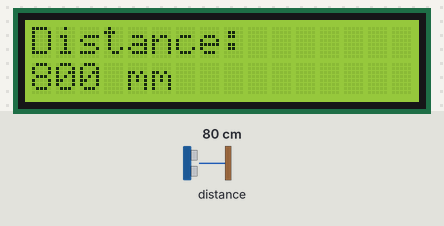
A sketch run on a simulated Arduino Uno, built with avr-gcc and run on an emulated ATmega328P. Shown: 16×2 character LCD. The test bench sets the inputs (shaded band); at power-on: distance to the obstacle 80 cm. What the sketch prints to the serial monitor is not drawn.

Above: at 2.2 s.
2.3 s: distance to the obstacle set to 250 cm
At 2.8 s:
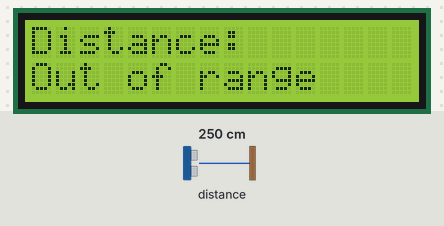
3.9 s: distance to the obstacle set to 2 cm
At 4.4 s:
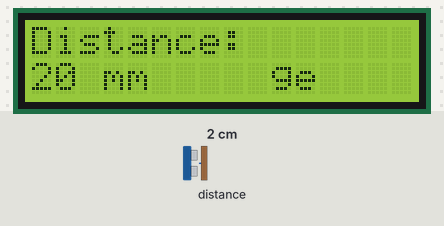
5.5 s: distance to the obstacle set to 18 cm
At 6.4 s:
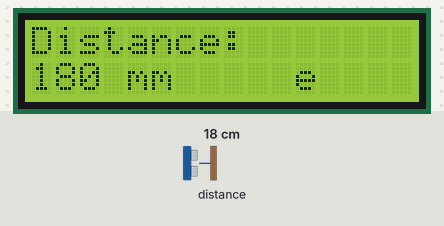
7.0 s: distance to the obstacle set to 120 cm
At 8.3 s:
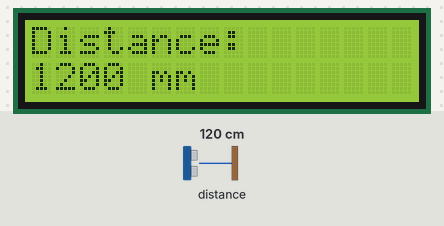
8.6 s: distance to the obstacle set to 299 cm
At 9.9 s:
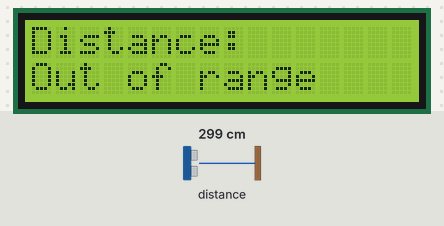
Timing chart, 0 to 11.2 s (numbered marks = the images above; inputs shaded):
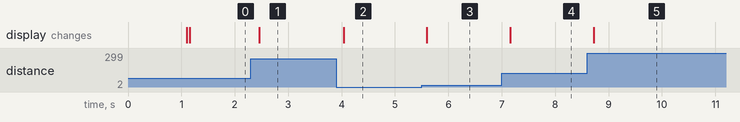

The sketch:

VL53L0X_LCD_Distance.ino
```cpp
#include <Wire.h>
#include <Adafruit_VL53L0X.h>
#include <LiquidCrystal_I2C.h>  // LCD 라이브러리

// 객체 생성
Adafruit_VL53L0X lox = Adafruit_VL53L0X();
LiquidCrystal_I2C lcd(0x27, 16, 2);  // I2C LCD 주소 0x27, 16x2

void setup() {
  Serial.begin(115200);

  while (!Serial) {
    delay(1);  // USB 연결 대기 (native USB 보드용)
  }

  // LCD 초기화
  lcd.init();
  lcd.backlight();
  lcd.setCursor(0, 0);
  lcd.print("VL53L0X Start...");

  // 센서 초기화
  Serial.println("Adafruit VL53L0X test");
  if (!lox.begin()) {
    Serial.println(F("Failed to boot VL53L0X"));
    lcd.clear();
    lcd.print("Sensor Fail");
    while (1);  // 초기화 실패 시 멈춤
  }

  Serial.println(F("VL53L0X\n\n"));
  lcd.clear();
  lcd.print("Sensor Ready");
  delay(1000);
  lcd.clear();
}

void loop() {

  VL53L0X_RangingMeasurementData_t measure;

  Serial.print("Reading a measurement... ");
  lox.rangingTest(&measure, false);

  if (measure.RangeStatus != 4) {
    // 정상 측정
    Serial.print("Distance (mm): ");
    Serial.println(measure.RangeMilliMeter);

    lcd.setCursor(0, 0);
    lcd.print("Distance:       ");  // 이전 글자 덮기 위해 공백 추가
    lcd.setCursor(0, 1);
    lcd.print(measure.RangeMilliMeter);
    lcd.print(" mm     ");
  } else {
    Serial.println(" out of range ");

    lcd.setCursor(0, 0);
    lcd.print("Distance:       ");
    lcd.setCursor(0, 1);
    lcd.print("Out of range   ");
  }

  delay(200);
}
```

Measured:
- after the input at 2.3 s, the display: changes after 0.16 s (image 1)
- after the input at 3.9 s, the display: changes after 0.14 s (image 2)
- after the input at 5.5 s, the display: changes after 0.09 s (image 3)
- after the input at 7.0 s, the display: changes after 0.16 s (image 4)
- after the input at 8.6 s, the display: changes after 0.13 s (image 5)
